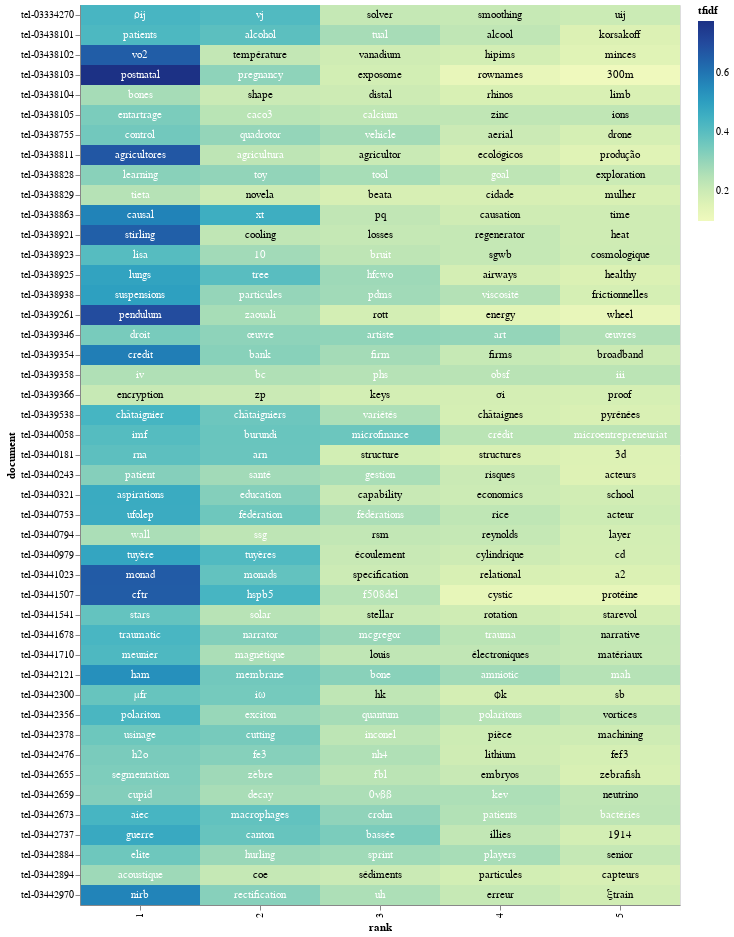

Write notebook code for a chart like this one.
### Code cell
import altair as alt
import numpy as np
term_list=[]

# adding a little randomness to break ties in term ranking
top_tfidf_plusRand = tfidf_df.copy()
top_tfidf_plusRand['tfidf'] = top_tfidf_plusRand['tfidf'] + np.random.rand(tfidf_df.shape[0])*0.0001

# base for all visualizations, with rank calculation
base = alt.Chart(top_tfidf_plusRand).encode(
    x = 'rank:O',
    y = 'document:N'
).transform_window(
    rank = "rank()",
    sort = [alt.SortField("tfidf", order="descending")],
    groupby = ["document"],
)

# heatmap specification
heatmap = base.mark_rect().encode(
    color = 'tfidf:Q'
)

# red circle over terms in above list
circle = base.mark_circle(size=100).encode(
    color = alt.condition(
        alt.FieldOneOfPredicate(field='term', oneOf=term_list),
        alt.value('red'),
        alt.value('#FFFFFF00')        
    )
)

# text labels, white for darker heatmap colors
text = base.mark_text(baseline='middle').encode(
    text = 'term:N',
    color = alt.condition(alt.datum.tfidf >= 0.23, alt.value('white'), alt.value('black'))
)

# display the three superimposed visualizations
(heatmap + circle + text).properties(width = 600)

### Figure 1 — Vega-Lite specification as saved in the notebook (floating-point values rounded to 4 significant figures; data arrays with more than 128 entries replaced by an {"elided": "..."} marker saying what was removed)
{"config": {"view": {"continuousWidth": 400, "continuousHeight": 300}}, "layer": [{"mark": "rect", "encoding": {"color": {"type": "quantitative", "field": "tfidf"}, "x": {"type": "ordinal", "field": "rank"}, "y": {"type": "nominal", "field": "document"}}, "transform": [{"window": [{"op": "rank", "field": "", "as": "rank"}], "groupby": ["document"], "sort": [{"field": "tfidf", "order": "descending"}]}]}, {"mark": {"type": "circle", "size": 100}, "encoding": {"color": {"condition": {"value": "red", "test": {"field": "term", "oneOf": []}}, "value": "#FFFFFF00"}, "x": {"type": "ordinal", "field": "rank"}, "y": {"type": "nominal", "field": "document"}}, "transform": [{"window": [{"op": "rank", "field": "", "as": "rank"}], "groupby": ["document"], "sort": [{"field": "tfidf", "order": "descending"}]}]}, {"mark": {"type": "text", "baseline": "middle"}, "encoding": {"color": {"condition": {"value": "white", "test": "(datum.tfidf >= 0.23)"}, "value": "black"}, "text": {"type": "nominal", "field": "term"}, "x": {"type": "ordinal", "field": "rank"}, "y": {"type": "nominal", "field": "document"}}, "transform": [{"window": [{"op": "rank", "field": "", "as": "rank"}], "groupby": ["document"], "sort": [{"field": "tfidf", "order": "descending"}]}]}], "data": {"name": "data-3eb9b82967fdb70703cdc2c3afce88d4"}, "width": 600, "$schema": "https://vega.github.io/schema/vega-lite/v4.8.1.json", "datasets": {"data-3eb9b82967fdb70703cdc2c3afce88d4": {"elided": "225 records"}}}
